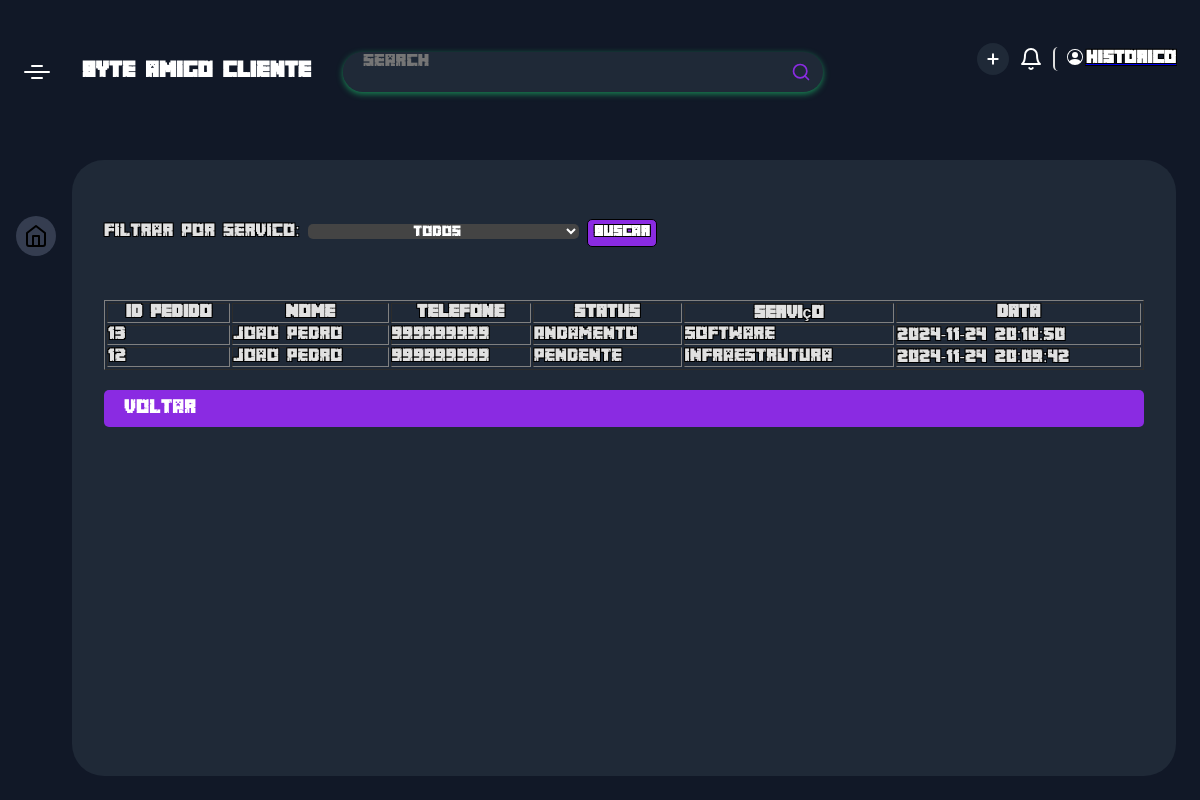
The page /historico.php (signed in) on the database its author committed.
### tables this page shows
CREATE TABLE `pedidos` (
  `id` int(11) NOT NULL,
  `ID_usuario` int(11) DEFAULT NULL,
  `servico` varchar(50) NOT NULL,
  `descricao` text DEFAULT NULL,
  `data_pedido` timestamp NOT NULL DEFAULT current_timestamp(),
  `ID_tecnico` int(11) DEFAULT NULL,
  `Status` varchar(30) NOT NULL
);

CREATE TABLE `usuario` (
  `ID_usuario` int(255) NOT NULL,
  `Nome` varchar(255) DEFAULT NULL,
  `Email` varchar(255) NOT NULL,
  `telefone` int(11) DEFAULT NULL,
  `Administrator` bit(1) DEFAULT NULL,
  `senha` varchar(255) NOT NULL
);

### historico.php (the view, shortened to what this page needs)
<?php
include 'conectar.php';
$idUsuarioLogado = $_SESSION['user_id'];
$query = "
    SELECT
        pedidos.id,
        usuario.Nome,
        usuario.telefone,
        pedidos.status,
        pedidos.servico,
        pedidos.data_pedido
    FROM
        pedidos
    INNER JOIN
        usuario ON pedidos.ID_usuario = usuario.ID_usuario
    WHERE pedidos.ID_usuario = ?
";
$params = [$idUsuarioLogado];
$query .= " ORDER BY pedidos.data_pedido DESC";
$stmt = $pdo->prepare($query);
$stmt->execute($params);
$pedidos = $stmt->fetchAll();
?>
<!DOCTYPE html>
<html lang="en">
<head>
    <link rel="stylesheet" href="./css/dashboard.css">
    <link rel="stylesheet" href="./css/button.css">
    <link rel="stylesheet" href="./css/home.css">
</head>
<body>
    <div class="app-container">
        <div class="app-header">
        <div class="app-header-left">
        <span class="app-icon"></span>
        <p class="app-name">byte amigo cliente</p>
        <div class="search-wrapper">
        <input class="search-input" type="text" placeholder="Search">
        <svg xmlns="http://www.w3.org/2000/svg" width="20" height="20" fill="none" stroke="currentColor" stroke-linecap="round" stroke-linejoin="round" stroke-width="2" class="feather feather-search" viewBox="0 0 24 24">
        <defs></defs>
        <circle cx="11" cy="11" r="8"></circle>
        <path d="M21 21l-4.35-4.35"></path>
        </svg>
        </div>
        </div>
        <div class="app-header-right">
        <button class="add-btn" title="Add New Project">
        <svg class="btn-icon" xmlns="http://www.w3.org/2000/svg" width="16" height="16" viewBox="0 0 24 24" fill="none" stroke="currentColor" stroke-width="3" stroke-linecap="round" stroke-linejoin="round" class="feather feather-plus">
        <line x1="12" y1="5" x2="12" y2="19" />
        <line x1="5" y1="12" x2="19" y2="12" /></svg>
        </button>
        <button class="notification-btn">
        <svg xmlns="http://www.w3.org/2000/svg" width="24" height="24" viewBox="0 0 24 24" fill="none" stroke="currentColor" stroke-width="2" stroke-linecap="round" stroke-linejoin="round" class="feather feather-bell">
        <path d="M18 8A6 6 0 0 0 6 8c0 7-3 9-3 9h18s-3-2-3-9" />
        <path d="M13.73 21a2 2 0 0 1-3.46 0" /></svg>
        </button>
        <a href="editcar.php"><button   class="profile-btn">
        <span>Historico</span>
        </button></a>
        </div>
        </div>
        <div class="app-content">
        <div class="app-sidebar">
        <a href="" class="app-sidebar-link active">
        <svg xmlns="http://www.w3.org/2000/svg" width="24" height="24" viewBox="0 0 24 24" fill="none" stroke="currentColor" stroke-width="2" stroke-linecap="round" stroke-linejoin="round" class="feather feather-home">
        <path d="M3 9l9-7 9 7v11a2 2 0 0 1-2 2H5a2 2 0 0 1-2-2z" />
        <polyline points="9 22 9 12 15 12 15 22" /></svg>
        </a>
        </div>
        <div class="projects-section">
        <form method="GET" action="historico.php">
        <label for="servico">Filtrar por Servico:</label>
        <select class="" id="servico" name="servico">
            <option value="">Todos</option>
        </select>
        <button type="submit">Buscar</button>
    </form>
    <table border="1">
        <thead>
            <tr>
                <th>ID Pedido</th>
                <th>Nome</th>
                <th>Telefone</th>
                <th>Status</th>
                <th>Serviço</th>
                <th>Data</th>
            </tr>
        </thead>
        <tbody>
            <?php foreach ($pedidos as $pedido): ?>
                <tr>
                    <td><?= htmlspecialchars($pedido['id']) ?></td>
                    <td><?= htmlspecialchars($pedido['Nome']) ?></td>
                    <td><?= htmlspecialchars($pedido['telefone']) ?></td>
                    <td><?= htmlspecialchars($pedido['status']) ?></td>
                    <td><?= htmlspecialchars($pedido['servico']) ?></td>
                    <td><?= htmlspecialchars($pedido['data_pedido']) ?></td>
                </tr>
            <?php endforeach; ?>
        </tbody>
   </table>
        <a href="home.php" class="btn-contrate">Voltar</a>
</body>
</html>

### css/dashboard.css (style rules this page uses)
* { box-sizing: border-box; font-family: 'minecraft'; }
:root { --app-container: #2600ff; --app-container: #111827; --main-color: #fff; --secondary-color: rgba(255, 255, 255, .8); --projects-section: #1f2937; --link-color: rgba(255, 255, 255, .8); --link-color-hover: rgba(195, 207, 244, 0.1); --link-color-active-bg: rgba(195, 207, 244, 0.2); --button-bg: #1f2937; --search-area-bg: #1f2937; --message-box-hover: #243244; --message-box-border: rgba(255, 255, 255, .1); --star: #ffd92c; --light-font: rgba(255, 255, 255, .8); --more-list-bg: #ffffff; --more-list-bg-hover: rgba(195, 207, 244, 0.1); --more-list-shadow: rgba(195, 207, 244, 0.1); --message-btn: rgba(195, 207, 244, 0.1); }
html, body { width: 100%; height: 100vh; margin: 0; }
body { font-family: 'minecraft', sans-serif; overflow: hidden; display: flex; justify-content: center; background-color: var(--app-container); }
button, a { cursor: pointer; }
.app-container { width: 100%; display: flex; flex-direction: column; height: 100%; background-color: var(--app-container); transition: 0.2s; max-width: 1800px; }
.app-container button, .app-container input, .app-container optgroup, .app-container select, .app-container textarea { font-family: 'minecraft', sans-serif; }
.app-content { display: flex; height: 100%; overflow: hidden; padding: 16px 24px 24px 0; }
.app-header { display: flex; justify-content: space-between; align-items: center; width: 100%; padding: 16px 24px; position: relative; }
.app-header-left, .app-header-right { display: flex; align-items: center; }
.app-header-left { flex-grow: 1; }
.app-header-right button { margin-left: 10px; }
.app-icon { width: 26px; height: 2px; border-radius: 4px; background-color: var(--main-color); position: relative; }
.app-icon:before, .app-icon:after { content: ''; position: absolute; width: 12px; height: 2px; border-radius: 4px; background-color: var(--main-color); left: 50%; transform: translatex(-50%); }
.app-icon:before { top: -6px; }
.app-icon:after { bottom: -6px; }
.app-name { color: var(--main-color); margin: 0; font-size: 20px; line-height: 24px; font-weight: 700; margin: 0 32px; }
.search-wrapper { border-radius: 20px; background-color: var(--search-area-bg); padding-right: 12px; height: 40px; display: flex; justify-content: space-between; align-items: center; width: 100%; max-width: 480px; color: blueviolet; box-shadow: 0 2px 6px 0 #198754; overflow: hidden; }
.search-input { border: none; flex: 1; outline: none; height: 100%; padding: 0 20px; font-size: 16px; background-color: var(--search-area-bg); color: var(--main-color); }
.search-input:placeholder { color: var(--main-color); opacity: 0.6; }
.add-btn { color: #fff; background-color: var(--button-bg); padding: 0; border: 0; border-radius: 50%; width: 32px; height: 32px; display: flex; align-items: center; justify-content: center; }
.notification-btn { color: var(--main-color); padding: 0; border: 0; background-color: transparent; height: 32px; display: flex; justify-content: center; align-items: center; }
.profile-btn { padding: 0; border: 0; background-color: transparent; display: flex; align-items: center; padding-left: 12px; border-left: 2px solid #ddd; }
.profile-btn span { color: var(--main-color); font-size: 16px; line-height: 24px; font-weight: 700; }
.app-sidebar { padding: 40px 16px; display: flex; flex-direction: column; align-items: center; }
.app-sidebar-link { color: var(--main-color); color: var(--link-color); margin: 16px 0; transition: 0.2s; border-radius: 50%; flex-shrink: 0; width: 40px; height: 40px; display: flex; justify-content: center; align-items: center; }
.app-sidebar-link.active { background-color: var(--link-color-active-bg); color: var(--link-color-active); }
.projects-section { flex: 2; background-color: var(--projects-section); border-radius: 32px; padding: 32px 32px 0 32px; overflow: hidden; height: 100%; display: flex; flex-direction: column; }

### css/home.css (style rules this page uses)
* { margin: 0; padding: 0; box-sizing: border-box; }
body { font-family: Arial, sans-serif; background-color: #2b2e38; display: flex; justify-content: center; align-items: center; height: 100vh; font-family: 'minecraft'; }
.btn-contrate { display: inline-block; margin-top: 20px; padding: 10px 20px; background-color: blueviolet; color: #ffffff; text-decoration: none; font-size: 1.1rem; border-radius: 5px; transition: background-color 0.3s ease; }

### rows shown on the page
pedidos: id "13", ID_usuario.Nome "Joao Pedro", ID_usuario.telefone "999999999", Status "Andamento", servico "software", data_pedido "2024-11-24 20:10:50"
pedidos: id "12", ID_usuario.Nome "Joao Pedro", ID_usuario.telefone "999999999", Status "Pendente", servico "infraestrutura", data_pedido "2024-11-24 20:09:42"
